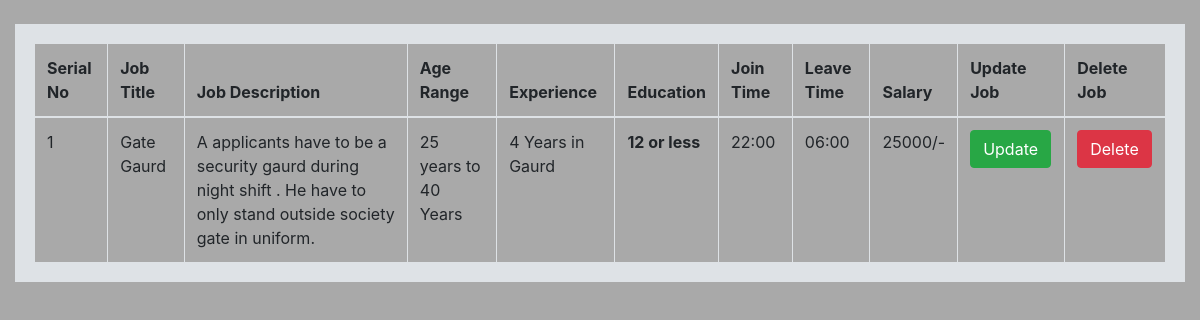
/viewjob_admin.php (signed in), run on the app's committed database.
### tables this page shows
CREATE TABLE `jobs` (
  `slno` int(100) NOT NULL,
  `job_title` varchar(100) NOT NULL,
  `job_desp` varchar(2000) NOT NULL,
  `age_range` varchar(100) NOT NULL,
  `experience` varchar(100) NOT NULL,
  `education` varchar(100) NOT NULL,
  `join_time` varchar(100) NOT NULL,
  `leave_time` varchar(100) NOT NULL,
  `salary` varchar(100) NOT NULL
);

### viewjob_admin.php (the view, shortened to what this page needs)
<?php
    include 'dbconn.php';
if(!isset($_SESSION['loggedin']) && $_SESSION['user']=="admin"){
echo '
<div class="alert alert-danger" role="alert">
Login First
</div>';
}
else if(isset($_SESSION['loggedin']) && $_SESSION['user']==null){
    echo '
    <div class="alert alert-danger" role="alert">
    You are not an Admin
    </div>';
}
else if(!isset($_SESSION['loggedin']) && $_SESSION['user']==null){
    echo '
    <div class="alert alert-danger" role="alert">
    Login First
    </div>';
    }
    else{
?>
<!doctype html>
<html lang="en">
<head>
    <link rel="stylesheet" href="https://stackpath.bootstrapcdn.com/bootstrap/4.5.2/css/bootstrap.min.css"
>
</head>
<body style="background-color: darkgray;">
    <div class="container-fluid">
        <table class="table table-bordered my-4" style="border-width: 20px;">
            <thead style="background-color:darkgray;">
                <tr>
                    <th scope="col">Serial No</th>
                    <th scope="col">Job Title</th>
                    <th scope="col">Job Description</th>
                    <th scope="col">Age Range</th>
                    <th scope="col">Experience</th>
                    <th scope="col">Education</th>
                    <th scope="col">Join Time</th>
                    <th scope="col">Leave Time</th>
                    <th scope="col">Salary</th>
                    <th scope="col">Update Job</th>
                    <th scope="col">Delete Job</th>
                </tr>
            </thead>
            <tbody>
                <?php
$sql="select * from `jobs`";
$result=mysqli_query($conn,$sql);
while($row=mysqli_fetch_assoc($result)){
echo ' <tr>
<td>'.$row['slno'].'</td>
<td>'.$row['job_title'].'</td>
<td>'.$row['job_desp'].'</td>
<td>'.$row['age_range'].'</td>
<td>'.$row['experience'].'</td>
<th>'.$row['education'].'</th>
<td>'.$row['join_time'].'</td>
<td>'.$row['leave_time'].'</td>
<td>'.$row['salary'].'</td>
<td> <a href="update_job.php?job_id='.$row['slno'].'"><button type="button" class="btn btn-success">Update</button></td></a>
<td><a href="delete_job.php?job_id='.$row['slno'].'"><button type="button" class="btn btn-danger">Delete</button></td></a>
</tr>';
}
?>
            </tbody>
        </table>
    </div>
    <?php }?>
</body>
</html>

### data on the page
jobs: slno "1", job_title "Gate Gaurd", job_desp "A applicants have to be a security gaurd during night shift . He have to only stand outside society gate in uniform.", age_range "25 years to 40 Years", experience "4 Years in Gaurd", education "12 or less", join_time "22:00", leave_time "06:00", salary "25000/-"
